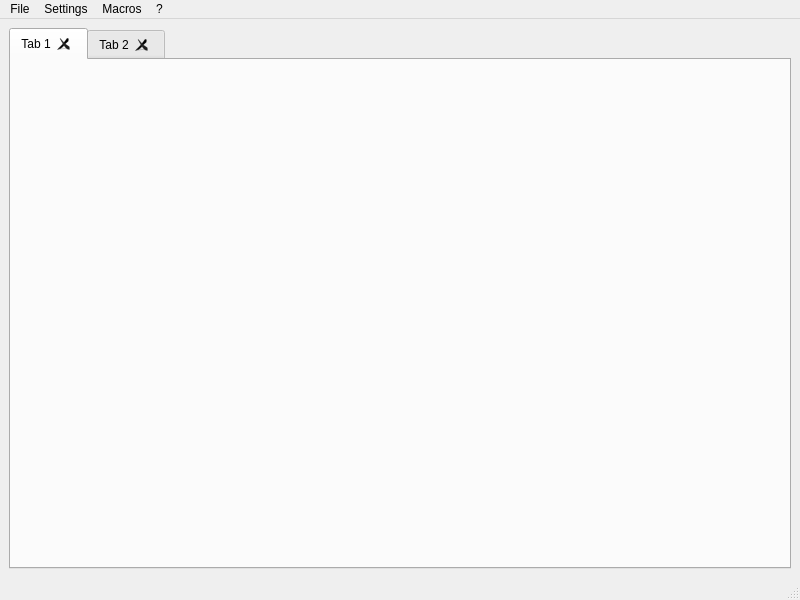
<?xml version="1.0" encoding="UTF-8"?>
<ui version="4.0">
 <class>MainWindow</class>
 <widget class="QMainWindow" name="MainWindow">
  <property name="geometry">
   <rect>
    <x>0</x>
    <y>0</y>
    <width>800</width>
    <height>600</height>
   </rect>
  </property>
  <property name="windowTitle">
   <string notr="true">jdDBusDebugger</string>
  </property>
  <widget class="QWidget" name="centralwidget">
   <layout class="QVBoxLayout" name="verticalLayout">
    <item>
     <widget class="QTabWidget" name="tab_widget">
      <property name="currentIndex">
       <number>0</number>
      </property>
      <property name="tabsClosable">
       <bool>true</bool>
      </property>
      <widget class="QWidget" name="tab">
       <attribute name="title">
        <string notr="true">Tab 1</string>
       </attribute>
      </widget>
      <widget class="QWidget" name="tab_2">
       <attribute name="title">
        <string notr="true">Tab 2</string>
       </attribute>
      </widget>
     </widget>
    </item>
   </layout>
  </widget>
  <widget class="QMenuBar" name="menubar">
   <property name="geometry">
    <rect>
     <x>0</x>
     <y>0</y>
     <width>800</width>
     <height>21</height>
    </rect>
   </property>
   <widget class="QMenu" name="menuFile">
    <property name="title">
     <string>File</string>
    </property>
    <addaction name="connect_action"/>
    <addaction name="separator"/>
    <addaction name="exit_action"/>
   </widget>
   <widget class="QMenu" name="menuSettings">
    <property name="title">
     <string>Settings</string>
    </property>
    <addaction name="settings_action"/>
   </widget>
   <widget class="QMenu" name="menuMacros">
    <property name="title">
     <string>Macros</string>
    </property>
    <widget class="QMenu" name="run_saved_macro_menu">
     <property name="title">
      <string>Run saved</string>
     </property>
     <addaction name="actionPlaceholder"/>
    </widget>
    <addaction name="run_saved_macro_menu"/>
    <addaction name="separator"/>
    <addaction name="start_recording_macro_action"/>
    <addaction name="stop_recording_macro_action"/>
    <addaction name="run_macro_action"/>
    <addaction name="save_macro_action"/>
    <addaction name="generate_script_macro_action"/>
    <addaction name="separator"/>
    <addaction name="manage_macros_action"/>
   </widget>
   <widget class="QMenu" name="menu">
    <property name="title">
     <string notr="true">?</string>
    </property>
    <addaction name="show_welcome_dialog_action"/>
    <addaction name="separator"/>
    <addaction name="view_source_action"/>
    <addaction name="report_bug_action"/>
    <addaction name="translate_action"/>
    <addaction name="donate_action"/>
    <addaction name="separator"/>
    <addaction name="about_action"/>
    <addaction name="about_qt_action"/>
   </widget>
   <addaction name="menuFile"/>
   <addaction name="menuSettings"/>
   <addaction name="menuMacros"/>
   <addaction name="menu"/>
  </widget>
  <widget class="QStatusBar" name="statusbar"/>
  <action name="start_recording_macro_action">
   <property name="text">
    <string>Start Recording</string>
   </property>
  </action>
  <action name="stop_recording_macro_action">
   <property name="text">
    <string>Stop Recording</string>
   </property>
  </action>
  <action name="run_macro_action">
   <property name="text">
    <string>Run</string>
   </property>
  </action>
  <action name="save_macro_action">
   <property name="text">
    <string>Save</string>
   </property>
  </action>
  <action name="manage_macros_action">
   <property name="text">
    <string>Manage</string>
   </property>
  </action>
  <action name="exit_action">
   <property name="text">
    <string>Exit</string>
   </property>
  </action>
  <action name="generate_script_macro_action">
   <property name="text">
    <string>Generate Script</string>
   </property>
  </action>
  <action name="connect_action">
   <property name="text">
    <string>Connect</string>
   </property>
  </action>
  <action name="actionPlaceholder">
   <property name="text">
    <string notr="true">Placeholder</string>
   </property>
  </action>
  <action name="settings_action">
   <property name="text">
    <string>Settings</string>
   </property>
  </action>
  <action name="view_source_action">
   <property name="text">
    <string notr="true">View source</string>
   </property>
  </action>
  <action name="report_bug_action">
   <property name="text">
    <string>Report Bug</string>
   </property>
  </action>
  <action name="translate_action">
   <property name="text">
    <string>Translate</string>
   </property>
  </action>
  <action name="donate_action">
   <property name="text">
    <string>Donate</string>
   </property>
  </action>
  <action name="about_action">
   <property name="text">
    <string>About</string>
   </property>
  </action>
  <action name="about_qt_action">
   <property name="text">
    <string>About Qt</string>
   </property>
  </action>
  <action name="show_welcome_dialog_action">
   <property name="text">
    <string>Show welcome dialog</string>
   </property>
  </action>
 </widget>
 <resources/>
 <connections/>
</ui>
